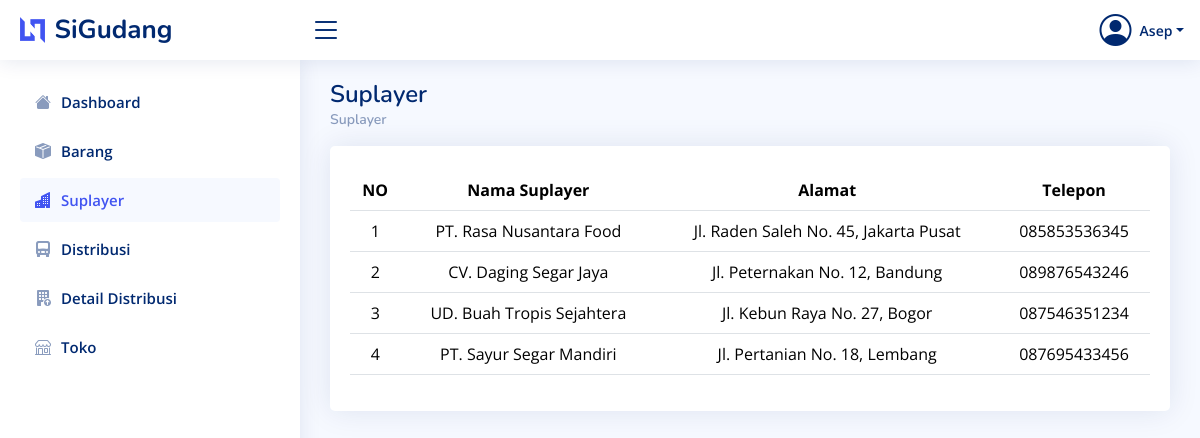
The app's page /Views/v_suplayerbarang.php (signed in) with its own data.
### tables this page shows
CREATE TABLE `tb_suplayer` (
  `id_suplayer` int(11) NOT NULL,
  `nama_suplayer` varchar(35) NOT NULL,
  `alamat` text NOT NULL,
  `telepon` varchar(12) NOT NULL
);

### Config/Koneksi.php (called while the page is built, shortened)
<?php
class Koneksi
{
  private $host = "localhost";
  private $user = "root";
  private $pass = "";
  private $db = "sigudang";
  public function __construct()
  {
    $this->conn = new mysqli($this->host, $this->user, $this->pass, $this->db);
  }
}

### Controllers/c_suplayer.php (called while the page is built)
<?php
require_once '../Models/m_suplayer.php';
class SuplayerController
{
  public function getDataSuplayer()
  {
    $suplayer = new Suplayer();
    $suplayer_barang = $suplayer->getAllSuplayer();
    return $suplayer_barang;
  }
}

### Models/m_suplayer.php (called while the page is built, shortened)
<?php
require_once '../Config/Koneksi.php';
class Suplayer
{
  private $db;
  public function __construct()
  {
    $this->db = new Koneksi();
  }
  public function getAllSuplayer()
  {
    $query = "SELECT * FROM tb_suplayer";
    $result = $this->db->conn->query($query);
    return $result->fetch_all(MYSQLI_ASSOC);
  }
}

### Views/v_suplayerbarang.php (the view)
<?php
$side = "Suplayer";
include_once "./Layouts/header.php";
include_once "./Layouts/sidebar.php";
require_once "../Controllers/c_suplayer.php";
$suplayerController = new SuplayerController();
$suplayer_barang = $suplayerController->getDataSuplayer();
?>
<main id="main" class="main">
  <div class="pagetitle">
    <h1>Suplayer</h1>
    <nav>
      <ol class="breadcrumb">
        <li class="breadcrumb-item"><a href="#">Suplayer</a></li>
      </ol>
    </nav>
  </div>
  <section class="section">
    <div class="row">
      <div class="col-lg-12">
        <div class="card">
          <div class="card-body">
            <table class="table mt-4">
              <thead>
                <tr>
                  <th class="text-center">NO</th>
                  <th class="text-center">Nama Suplayer</th>
                  <th class="text-center">Alamat</th>
                  <th class="text-center">Telepon</th>
                </tr>
              </thead>
              <?php $no = 1; ?>
              <tbody>
                <?php if (!empty($suplayer_barang)): ?>
                  <?php foreach ($suplayer_barang as $suplayer) : ?>
                    <tr>
                      <td class="text-center"><?= $no++; ?></td>
                      <td class="text-center"><?= htmlspecialchars($suplayer['nama_suplayer']) ?></td>
                      <td class="text-center"><?= htmlspecialchars($suplayer['alamat']) ?></td>
                      <td class="text-center"><?= htmlspecialchars($suplayer['telepon']) ?></td>
                    </tr>
                  <?php endforeach; ?>
                <?php else: ?>
                  <tr>
                    <td colspan="7" class="text-center">Tidak ada data Suplayer.</td>
                  </tr>
                <?php endif; ?>
              </tbody>
            </table>
          </div>
        </div>
      </div>
    </div>
  </section>
</main>
<?php include_once "./Layouts/footer.php"; ?>

### Views/Layouts/header.php (shortened to what this page needs)
<?php
$username = $_SESSION['username'];
?>
<!DOCTYPE html>
<html lang="en">
<head>
  <link href="../assets/vendor/bootstrap/css/bootstrap.min.css" rel="stylesheet">
  <link href="../assets/vendor/bootstrap-icons/bootstrap-icons.css" rel="stylesheet">
  <link href="../assets/css/style.css" rel="stylesheet">
</head>
<body>
  <header id="header" class="header fixed-top d-flex align-items-center">
    <div class="d-flex align-items-center justify-content-between">
      <a href="index.html" class="logo d-flex align-items-center gap-1">
        <img src="../assets/img/logo.png" alt="">
        <span class="d-none d-lg-block">SiGudang</span>
      </a>
      <i class="bi bi-list toggle-sidebar-btn"></i>
    </div>
    <nav class="header-nav ms-auto">
      <ul class="d-flex align-items-center">
        <li class="nav-item dropdown pe-3">
          <a class="nav-link nav-profile d-flex align-items-center pe-0" href="#" data-bs-toggle="dropdown">
            <i class="bi bi-person-circle" style="font-size: 2rem;"></i>
            <span class="d-none d-md-block dropdown-toggle ps-2"><?= $username ?></span>
          </a>
        </li>
      </ul>
    </nav>
  </header>

### Views/Layouts/sidebar.php
<aside id="sidebar" class="sidebar">
  <ul class="sidebar-nav" id="sidebar-nav">
    <li class="nav-item">
      <a class="nav-link <?= $side == 'Dashboard' ? '' : 'collapsed'; ?>" href="v_dashboard.php">
        <i class="bi bi-house-fill"></i>
        <span>Dashboard</span>
      </a>
    </li>
    <li class="nav-item">
      <a class="nav-link <?= $side == 'Data Barang' ? '' : 'collapsed'; ?>" href="v_databarang.php">
        <i class="bi bi-box-seam-fill"></i>
        <span>Barang</span>
      </a>
    </li>
    <li class="nav-item">
      <a class="nav-link <?= $side == 'Suplayer' ? '' : 'collapsed'; ?>" href="v_suplayerbarang.php">
        <i class="bi bi-buildings-fill"></i>
        <span>Suplayer</span>
      </a>
    </li>
    <li class="nav-item">
      <a class="nav-link <?= $side == 'Distribusi' ? '' : 'collapsed'; ?>" href="v_distribusibarang.php">
        <i class="bi bi-truck-front-fill"></i>
        <span>Distribusi</span>
      </a>
    </li>
    <li class="nav-item">
      <a class="nav-link <?= $side == 'DetailDistribusi' ? '' : 'collapsed'; ?>" href="v_detaildistribusi.php">
        <i class="bi bi-building-fill-up"></i>
        <span>Detail Distribusi</span>
      </a>
    </li>
    <li class="nav-item">
      <a class="nav-link <?= $side == 'Toko' ? '' : 'collapsed'; ?>" href="v_tokobarang.php">
        <i class="bi bi-shop"></i>
        <span>Toko</span>
      </a>
    </li>
  </ul>
</aside>

### Views/Layouts/footer.php (shortened to what this page needs)
</body>
</html>

### assets/css/style.css (style rules this page uses)
:root { scroll-behavior: smooth; }
body { font-family: "Open Sans", sans-serif; background: #f6f9ff; color: #444444; }
a { color: #4154f1; text-decoration: none; }
h1, h2, h3, h4, h5, h6 { font-family: "Nunito", sans-serif; }
#main { margin-top: 60px; padding: 20px 30px; transition: all 0.3s; }
.pagetitle { margin-bottom: 10px; }
.pagetitle h1 { font-size: 24px; margin-bottom: 0; font-weight: 600; color: #012970; }
.card { margin-bottom: 30px; border: none; border-radius: 5px; box-shadow: 0px 0 30px rgba(1, 41, 112, 0.1); }
.card-body { padding: 0 20px 20px 20px; }
.breadcrumb { font-size: 14px; font-family: "Nunito", sans-serif; color: #899bbd; font-weight: 600; }
.breadcrumb a { color: #899bbd; transition: 0.3s; }
.breadcrumb .breadcrumb-item::before { color: #899bbd; }
.logo { line-height: 1; }
@media (min-width: 1200px) { .logo { width: 280px; } }
.logo img { max-height: 26px; margin-right: 6px; }
.logo span { font-size: 26px; font-weight: 700; color: #012970; font-family: "Nunito", sans-serif; }
.header { transition: all 0.5s; z-index: 997; height: 60px; box-shadow: 0px 2px 20px rgba(1, 41, 112, 0.1); background-color: #fff; padding-left: 20px; }
.header .toggle-sidebar-btn { font-size: 32px; padding-left: 10px; cursor: pointer; color: #012970; }
.header-nav ul { list-style: none; }
.header-nav>ul { margin: 0; padding: 0; }
.header-nav .nav-profile { color: #012970; }
.header-nav .nav-profile span { font-size: 14px; font-weight: 600; }
.sidebar { position: fixed; top: 60px; left: 0; bottom: 0; width: 300px; z-index: 996; transition: all 0.3s; padding: 20px; overflow-y: auto; scrollbar-width: thin; scrollbar-color: #aab7cf transparent; box-shadow: 0px 0px 20px rgba(1, 41, 112, 0.1); background-color: #fff; }
@media (min-width: 1200px) { #main, #footer { margin-left: 300px; } }
.sidebar-nav { padding: 0; margin: 0; list-style: none; }
.sidebar-nav li { padding: 0; margin: 0; list-style: none; }
.sidebar-nav .nav-item { margin-bottom: 5px; }
.sidebar-nav .nav-link { display: flex; align-items: center; font-size: 15px; font-weight: 600; color: #4154f1; transition: 0.3; background: #f6f9ff; padding: 10px 15px; border-radius: 4px; }
.sidebar-nav .nav-link i { font-size: 16px; margin-right: 10px; color: #4154f1; }
.sidebar-nav .nav-link.collapsed { color: #012970; background: #fff; }
.sidebar-nav .nav-link.collapsed i { color: #899bbd; }

### records on screen
tb_suplayer: nama_suplayer "PT. Rasa Nusantara Food", alamat "Jl. Raden Saleh No. 45, Jakarta Pusat", telepon "085853536345"
tb_suplayer: nama_suplayer "CV. Daging Segar Jaya", alamat "Jl. Peternakan No. 12, Bandung", telepon "089876543246"
tb_suplayer: nama_suplayer "UD. Buah Tropis Sejahtera", alamat "Jl. Kebun Raya No. 27, Bogor", telepon "087546351234"
tb_suplayer: nama_suplayer "PT. Sayur Segar Mandiri", alamat "Jl. Pertanian No. 18, Lembang", telepon "087695433456"

### other values on screen
$username "Asep"
